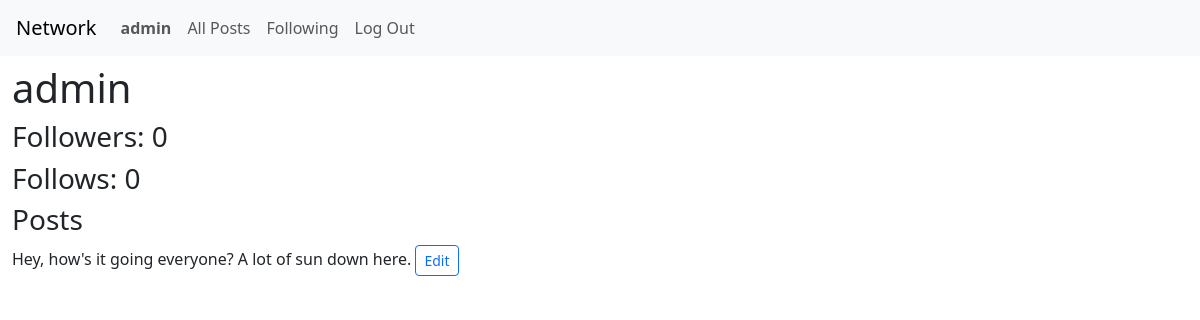
Screenshot of /admin (signed in) with the database file from the repository.
### network/models.py (models this page shows, shortened)
class User(AbstractUser):
    follows = models.ManyToManyField('self', symmetrical=False, related_name='follower', blank=True)

class Post(models.Model):
    content = models.TextField(max_length= 500)
    creation_date = models.DateField(default=timezone.now().date())
    creation_time = models.TimeField(default=timezone.now().time())
    user = models.ForeignKey(User, on_delete=models.CASCADE, related_name="posts")

### network/views.py (the view)
# urls.py: path("<str:username>", views.profile, name="profile")
@login_required
def profile(request, username):
    current_user = request.user
    profile = User.objects.get(username=username)
    posts = Post.objects.filter(user=profile).order_by("-creation_date")
    return render(request, "network/profile.html", {
        "username":username,
        "posts": posts,
        "profile":profile,
        "user":current_user
    })

### network/templates/network/profile.html (shortened to what this page needs)
{% extends "network/layout.html" %}
{% block body %}
<div class="container-fluid">
    <h1 id="user_profile">{{username}}</h1>
    <h3>Followers: 0</h3>
    <h3>Follows: 0</h3>
    <h3>Posts</h3>
    {% for post in posts %}
        <div>
            <span>{{post.content}}</span>
                {% if username == user.username %}
                <button class="btn btn-outline-primary btn-sm">Edit</button>
                {% endif %}
        </div>
    {% endfor %}
</div>
{% endblock %}

### network/templates/network/layout.html (shortened to what this page needs)
{% load static %}
<!DOCTYPE html>
<html lang="en">
    <head>
        <link href="{% static 'network/node_modules/bootstrap/dist/css/bootstrap.min.css' %}" rel="stylesheet">
        <link href="{% static 'network/styles.css' %}" rel="stylesheet">
    </head>
    <body>
        <nav class="navbar navbar-expand-lg navbar-light bg-light mb-2">
            <a class="navbar-brand ms-3" href="#">Network</a>
            <div>
                <ul class="navbar-nav mr-auto">
                {% if user.is_authenticated %}
                    <li class="nav-item">
                        <a class="nav-link" href="{{user.username}}"><strong>{{ user.username }}</strong></a>
                    </li>
                {% endif %}
                <li class="nav-item">
                    <a class="nav-link" href="{% url 'index' %}">All Posts</a>
                </li>
                {% if user.is_authenticated %}
                    <li class="nav-item">
                        <a class="nav-link" href="{% url 'following' %}">Following</a>
                    </li>
                    <li class="nav-item">
                        <a class="nav-link" href="{% url 'logout' %}">Log Out</a>
                    </li>
                {% endif %}
                </ul>
            </div>
            </nav>
        <div class="body">
            {% block body %}
            {% endblock %}
        </div>
    </body>
</html>

### rows the page displays
User: username "admin"
Post: content "Hey, how's it going everyone? A lot of sun down here."
